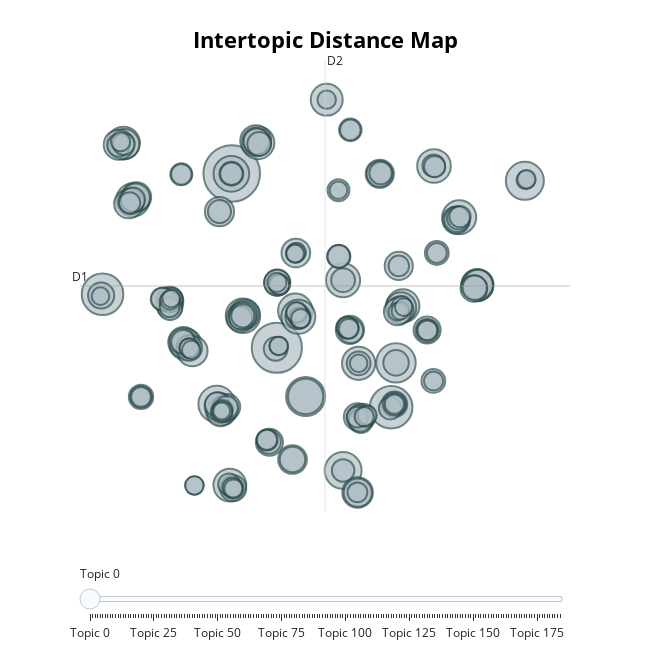

The code cell stored with this chart in its notebook:
### Code cell
#  VISUALIZATIONS
topic_model.visualize_topics()       # Cluster map

### Figure 1 — Plotly figure (JSON) as saved in the notebook; plotly's stock layout.template omitted (floating-point values rounded to 4 significant figures; data arrays with more than 128 entries replaced by an {"elided": "..."} marker saying what was removed)
{"data": [{"customdata": {"elided": "185x3 mixed values"}, "hovertemplate": "<b>Topic %{customdata[0]}</b><br>%{customdata[1]}<br>Size: %{customdata[2]}", "legendgroup": "", "marker": {"color": "#B0BEC5", "line": {"color": "DarkSlateGrey", "width": 2}, "size": {"elided": "185 int values"}, "sizemode": "area", "sizeref": 0.07062, "symbol": "circle"}, "mode": "markers", "name": "", "orientation": "v", "showlegend": false, "type": "scatter", "x": {"elided": "185 float values"}, "xaxis": "x", "y": {"elided": "185 float values"}, "yaxis": "y"}], "layout": {"annotations": [{"showarrow": false, "text": "D1", "x": -11.77, "y": 6.153, "yshift": 10}, {"showarrow": false, "text": "D2", "x": 6.62, "xshift": 10, "y": 23.99}], "height": 650, "hoverlabel": {"bgcolor": "white", "font": {"family": "Rockwell", "size": 16}}, "legend": {"itemsizing": "constant", "tracegroupgap": 0}, "margin": {"t": 60}, "shapes": [{"line": {"color": "#CFD8DC", "width": 2}, "type": "line", "x0": 6.62, "x1": 6.62, "y0": -11.68, "y1": 23.99}, {"line": {"color": "#9E9E9E", "width": 2}, "type": "line", "x0": -11.77, "x1": 25.01, "y0": 6.153, "y1": 6.153}], "sliders": [{"active": 0, "pad": {"t": 50}, "steps": [{"args": [{"marker.color": {"elided": "1x185 str values"}}], "label": "Topic 0", "method": "update"}, {"args": [{"marker.color": {"elided": "1x185 str values"}}], "label": "Topic 1", "method": "update"}, {"args": [{"marker.color": {"elided": "1x185 str values"}}], "label": "Topic 2", "method": "update"}, {"args": [{"marker.color": {"elided": "1x185 str values"}}], "label": "Topic 3", "method": "update"}, {"args": [{"marker.color": {"elided": "1x185 str values"}}], "label": "Topic 4", "method": "update"}, {"args": [{"marker.color": {"elided": "1x185 str values"}}], "label": "Topic 5", "method": "update"}, {"args": [{"marker.color": {"elided": "1x185 str values"}}], "label": "Topic 6", "method": "update"}, {"args": [{"marker.color": {"elided": "1x185 str values"}}], "label": "Topic 7", "method": "update"}, {"args": [{"marker.color": {"elided": "1x185 str values"}}], "label": "Topic 8", "method": "update"}, {"args": [{"marker.color": {"elided": "1x185 str values"}}], "label": "Topic 9", "method": "update"}, {"args": [{"marker.color": {"elided": "1x185 str values"}}], "label": "Topic 10", "method": "update"}, {"args": [{"marker.color": {"elided": "1x185 str values"}}], "label": "Topic 11", "method": "update"}, {"args": [{"marker.color": {"elided": "1x185 str values"}}], "label": "Topic 12", "method": "update"}, {"args": [{"marker.color": {"elided": "1x185 str values"}}], "label": "Topic 13", "method": "update"}, {"args": [{"marker.color": {"elided": "1x185 str values"}}], "label": "Topic 14", "method": "update"}, {"args": [{"marker.color": {"elided": "1x185 str values"}}], "label": "Topic 15", "method": "update"}, {"args": [{"marker.color": {"elided": "1x185 str values"}}], "label": "Topic 16", "method": "update"}, {"args": [{"marker.color": {"elided": "1x185 str values"}}], "label": "Topic 17", "method": "update"}, {"args": [{"marker.color": {"elided": "1x185 str values"}}], "label": "Topic 18", "method": "update"}, {"args": [{"marker.color": {"elided": "1x185 str values"}}], "label": "Topic 19", "method": "update"}, {"args": [{"marker.color": {"elided": "1x185 str values"}}], "label": "Topic 20", "method": "update"}, {"args": [{"marker.color": {"elided": "1x185 str values"}}], "label": "Topic 21", "method": "update"}, {"args": [{"marker.color": {"elided": "1x185 str values"}}], "label": "Topic 22", "method": "update"}, {"args": [{"marker.color": {"elided": "1x185 str values"}}], "label": "Topic 23", "method": "update"}, {"args": [{"marker.color": {"elided": "1x185 str values"}}], "label": "Topic 24", "method": "update"}, {"args": [{"marker.color": {"elided": "1x185 str values"}}], "label": "Topic 25", "method": "update"}, {"args": [{"marker.color": {"elided": "1x185 str values"}}], "label": "Topic 26", "method": "update"}, {"args": [{"marker.color": {"elided": "1x185 str values"}}], "label": "Topic 27", "method": "update"}, {"args": [{"marker.color": {"elided": "1x185 str values"}}], "label": "Topic 28", "method": "update"}, {"args": [{"marker.color": {"elided": "1x185 str values"}}], "label": "Topic 29", "method": "update"}, {"args": [{"marker.color": {"elided": "1x185 str values"}}], "label": "Topic 30", "method": "update"}, {"args": [{"marker.color": {"elided": "1x185 str values"}}], "label": "Topic 31", "method": "update"}, {"args": [{"marker.color": {"elided": "1x185 str values"}}], "label": "Topic 32", "method": "update"}, {"args": [{"marker.color": {"elided": "1x185 str values"}}], "label": "Topic 33", "method": "update"}, {"args": [{"marker.color": {"elided": "1x185 str values"}}], "label": "Topic 34", "method": "update"}, {"args": [{"marker.color": {"elided": "1x185 str values"}}], "label": "Topic 35", "method": "update"}, {"args": [{"marker.color": {"elided": "1x185 str values"}}], "label": "Topic 36", "method": "update"}, {"args": [{"marker.color": {"elided": "1x185 str values"}}], "label": "Topic 37", "method": "update"}, {"args": [{"marker.color": {"elided": "1x185 str values"}}], "label": "Topic 38", "method": "update"}, {"args": [{"marker.color": {"elided": "1x185 str values"}}], "label": "Topic 39", "method": "update"}, {"args": [{"marker.color": {"elided": "1x185 str values"}}], "label": "Topic 40", "method": "update"}, {"args": [{"marker.color": {"elided": "1x185 str values"}}], "label": "Topic 41", "method": "update"}, {"args": [{"marker.color": {"elided": "1x185 str values"}}], "label": "Topic 42", "method": "update"}, {"args": [{"marker.color": {"elided": "1x185 str values"}}], "label": "Topic 43", "method": "update"}, {"args": [{"marker.color": {"elided": "1x185 str values"}}], "label": "Topic 44", "method": "update"}, {"args": [{"marker.color": {"elided": "1x185 str values"}}], "label": "Topic 45", "method": "update"}, {"args": [{"marker.color": {"elided": "1x185 str values"}}], "label": "Topic 46", "method": "update"}, {"args": [{"marker.color": {"elided": "1x185 str values"}}], "label": "Topic 47", "method": "update"}, {"args": [{"marker.color": {"elided": "1x185 str values"}}], "label": "Topic 48", "method": "update"}, {"args": [{"marker.color": {"elided": "1x185 str values"}}], "label": "Topic 49", "method": "update"}, {"args": [{"marker.color": {"elided": "1x185 str values"}}], "label": "Topic 50", "method": "update"}, {"args": [{"marker.color": {"elided": "1x185 str values"}}], "label": "Topic 51", "method": "update"}, {"args": [{"marker.color": {"elided": "1x185 str values"}}], "label": "Topic 52", "method": "update"}, {"args": [{"marker.color": {"elided": "1x185 str values"}}], "label": "Topic 53", "method": "update"}, {"args": [{"marker.color": {"elided": "1x185 str values"}}], "label": "Topic 54", "method": "update"}, {"args": [{"marker.color": {"elided": "1x185 str values"}}], "label": "Topic 55", "method": "update"}, {"args": [{"marker.color": {"elided": "1x185 str values"}}], "label": "Topic 56", "method": "update"}, {"args": [{"marker.color": {"elided": "1x185 str values"}}], "label": "Topic 57", "method": "update"}, {"args": [{"marker.color": {"elided": "1x185 str values"}}], "label": "Topic 58", "method": "update"}, {"args": [{"marker.color": {"elided": "1x185 str values"}}], "label": "Topic 59", "method": "update"}, {"args": [{"marker.color": {"elided": "1x185 str values"}}], "label": "Topic 60", "method": "update"}, {"args": [{"marker.color": {"elided": "1x185 str values"}}], "label": "Topic 61", "method": "update"}, {"args": [{"marker.color": {"elided": "1x185 str values"}}], "label": "Topic 62", "method": "update"}, {"args": [{"marker.color": {"elided": "1x185 str values"}}], "label": "Topic 63", "method": "update"}, {"args": [{"marker.color": {"elided": "1x185 str values"}}], "label": "Topic 64", "method": "update"}, {"args": [{"marker.color": {"elided": "1x185 str values"}}], "label": "Topic 65", "method": "update"}, {"args": [{"marker.color": {"elided": "1x185 str values"}}], "label": "Topic 66", "method": "update"}, {"args": [{"marker.color": {"elided": "1x185 str values"}}], "label": "Topic 67", "method": "update"}, {"args": [{"marker.color": {"elided": "1x185 str values"}}], "label": "Topic 68", "method": "update"}, {"args": [{"marker.color": {"elided": "1x185 str values"}}], "label": "Topic 69", "method": "update"}, {"args": [{"marker.color": {"elided": "1x185 str values"}}], "label": "Topic 70", "method": "update"}, {"args": [{"marker.color": {"elided": "1x185 str values"}}], "label": "Topic 71", "method": "update"}, {"args": [{"marker.color": {"elided": "1x185 str values"}}], "label": "Topic 72", "method": "update"}, {"args": [{"marker.color": {"elided": "1x185 str values"}}], "label": "Topic 73", "method": "update"}, {"args": [{"marker.color": {"elided": "1x185 str values"}}], "label": "Topic 74", "method": "update"}, {"args": [{"marker.color": {"elided": "1x185 str values"}}], "label": "Topic 75", "method": "update"}, {"args": [{"marker.color": {"elided": "1x185 str values"}}], "label": "Topic 76", "method": "update"}, {"args": [{"marker.color": {"elided": "1x185 str values"}}], "label": "Topic 77", "method": "update"}, {"args": [{"marker.color": {"elided": "1x185 str values"}}], "label": "Topic 78", "method": "update"}, {"args": [{"marker.color": {"elided": "1x185 str values"}}], "label": "Topic 79", "method": "update"}, {"args": [{"marker.color": {"elided": "1x185 str values"}}], "label": "Topic 80", "method": "update"}, {"args": [{"marker.color": {"elided": "1x185 str values"}}], "label": "Topic 81", "method": "update"}, {"args": [{"marker.color": {"elided": "1x185 str values"}}], "label": "Topic 82", "method": "update"}, {"args": [{"marker.color": {"elided": "1x185 str values"}}], "label": "Topic 83", "method": "update"}, {"args": [{"marker.color": {"elided": "1x185 str values"}}], "label": "Topic 84", "method": "update"}, {"args": [{"marker.color": {"elided": "1x185 str values"}}], "label": "Topic 85", "method": "update"}, {"args": [{"marker.color": {"elided": "1x185 str values"}}], "label": "Topic 86", "method": "update"}, {"args": [{"marker.color": {"elided": "1x185 str values"}}], "label": "Topic 87", "method": "update"}, {"args": [{"marker.color": {"elided": "1x185 str values"}}], "label": "Topic 88", "method": "update"}, {"args": [{"marker.color": {"elided": "1x185 str values"}}], "label": "Topic 89", "method": "update"}, {"args": [{"marker.color": {"elided": "1x185 str values"}}], "label": "Topic 90", "method": "update"}, {"args": [{"marker.color": {"elided": "1x185 str values"}}], "label": "Topic 91", "method": "update"}, {"args": [{"marker.color": {"elided": "1x185 str values"}}], "label": "Topic 92", "method": "update"}, {"args": [{"marker.color": {"elided": "1x185 str values"}}], "label": "Topic 93", "method": "update"}, {"args": [{"marker.color": {"elided": "1x185 str values"}}], "label": "Topic 94", "method": "update"}, {"args": [{"marker.color": {"elided": "1x185 str values"}}], "label": "Topic 95", "method": "update"}, {"args": [{"marker.color": {"elided": "1x185 str values"}}], "label": "Topic 96", "method": "update"}, {"args": [{"marker.color": {"elided": "1x185 str values"}}], "label": "Topic 97", "method": "update"}, {"args": [{"marker.color": {"elided": "1x185 str values"}}], "label": "Topic 98", "method": "update"}, {"args": [{"marker.color": {"elided": "1x185 str values"}}], "label": "Topic 99", "method": "update"}, {"args": [{"marker.color": {"elided": "1x185 str values"}}], "label": "Topic 100", "method": "update"}, {"args": [{"marker.color": {"elided": "1x185 str values"}}], "label": "Topic 101", "method": "update"}, {"args": [{"marker.color": {"elided": "1x185 str values"}}], "label": "Topic 102", "method": "update"}, {"args": [{"marker.color": {"elided": "1x185 str values"}}], "label": "Topic 103", "method": "update"}, {"args": [{"marker.color": {"elided": "1x185 str values"}}], "label": "Topic 104", "method": "update"}, {"args": [{"marker.color": {"elided": "1x185 str values"}}], "label": "Topic 105", "method": "update"}, {"args": [{"marker.color": {"elided": "1x185 str values"}}], "label": "Topic 106", "method": "update"}, {"args": [{"marker.color": {"elided": "1x185 str values"}}], "label": "Topic 107", "method": "update"}, {"args": [{"marker.color": {"elided": "1x185 str values"}}], "label": "Topic 108", "method": "update"}, {"args": [{"marker.color": {"elided": "1x185 str values"}}], "label": "Topic 109", "method": "update"}, {"args": [{"marker.color": {"elided": "1x185 str values"}}], "label": "Topic 110", "method": "update"}, {"args": [{"marker.color": {"elided": "1x185 str values"}}], "label": "Topic 111", "method": "update"}, {"args": [{"marker.color": {"elided": "1x185 str values"}}], "label": "Topic 112", "method": "update"}, {"args": [{"marker.color": {"elided": "1x185 str values"}}], "label": "Topic 113", "method": "update"}, {"args": [{"marker.color": {"elided": "1x185 str values"}}], "label": "Topic 114", "method": "update"}, {"args": [{"marker.color": {"elided": "1x185 str values"}}], "label": "Topic 115", "method": "update"}, {"args": [{"marker.color": {"elided": "1x185 str values"}}], "label": "Topic 116", "method": "update"}, {"args": [{"marker.color": {"elided": "1x185 str values"}}], "label": "Topic 117", "method": "update"}, {"args": [{"marker.color": {"elided": "1x185 str values"}}], "label": "Topic 118", "method": "update"}, {"args": [{"marker.color": {"elided": "1x185 str values"}}], "label": "Topic 119", "method": "update"}, {"args": [{"marker.color": {"elided": "1x185 str values"}}], "label": "Topic 120", "method": "update"}, {"args": [{"marker.color": {"elided": "1x185 str values"}}], "label": "Topic 121", "method": "update"}, {"args": [{"marker.color": {"elided": "1x185 str values"}}], "label": "Topic 122", "method": "update"}, {"args": [{"marker.color": {"elided": "1x185 str values"}}], "label": "Topic 123", "method": "update"}, {"args": [{"marker.color": {"elided": "1x185 str values"}}], "label": "Topic 124", "method": "update"}, {"args": [{"marker.color": {"elided": "1x185 str values"}}], "label": "Topic 125", "method": "update"}, {"args": [{"marker.color": {"elided": "1x185 str values"}}], "label": "Topic 126", "method": "update"}, {"args": [{"marker.color": {"elided": "1x185 str values"}}], "label": "Topic 127", "method": "update"}, {"args": [{"marker.color": {"elided": "1x185 str values"}}], "label": "Topic 128", "method": "update"}, {"args": [{"marker.color": {"elided": "1x185 str values"}}], "label": "Topic 129", "method": "update"}, {"args": [{"marker.color": {"elided": "1x185 str values"}}], "label": "Topic 130", "method": "update"}, {"args": [{"marker.color": {"elided": "1x185 str values"}}], "label": "Topic 131", "method": "update"}, {"args": [{"marker.color": {"elided": "1x185 str values"}}], "label": "Topic 132", "method": "update"}, {"args": [{"marker.color": {"elided": "1x185 str values"}}], "label": "Topic 133", "method": "update"}, {"args": [{"marker.color": {"elided": "1x185 str values"}}], "label": "Topic 134", "method": "update"}, {"args": [{"marker.color": {"elided": "1x185 str values"}}], "label": "Topic 135", "method": "update"}, {"args": [{"marker.color": {"elided": "1x185 str values"}}], "label": "Topic 136", "method": "update"}, {"args": [{"marker.color": {"elided": "1x185 str values"}}], "label": "Topic 137", "method": "update"}, {"args": [{"marker.color": {"elided": "1x185 str values"}}], "label": "Topic 138", "method": "update"}, {"args": [{"marker.color": {"elided": "1x185 str values"}}], "label": "Topic 139", "method": "update"}, {"args": [{"marker.color": {"elided": "1x185 str values"}}], "label": "Topic 140", "method": "update"}, {"args": [{"marker.color": {"elided": "1x185 str values"}}], "label": "Topic 141", "method": "update"}, {"args": [{"marker.color": {"elided": "1x185 str values"}}], "label": "Topic 142", "method": "update"}, {"args": [{"marker.color": {"elided": "1x185 str values"}}], "label": "Topic 143", "method": "update"}, {"args": [{"marker.color": {"elided": "1x185 str values"}}], "label": "Topic 144", "method": "update"}, {"args": [{"marker.color": {"elided": "1x185 str values"}}], "label": "Topic 145", "method": "update"}, {"args": [{"marker.color": {"elided": "1x185 str values"}}], "label": "Topic 146", "method": "update"}, {"args": [{"marker.color": {"elided": "1x185 str values"}}], "label": "Topic 147", "method": "update"}, {"args": [{"marker.color": {"elided": "1x185 str values"}}], "label": "Topic 148", "method": "update"}, {"args": [{"marker.color": {"elided": "1x185 str values"}}], "label": "Topic 149", "method": "update"}, {"args": [{"marker.color": {"elided": "1x185 str values"}}], "label": "Topic 150", "method": "update"}, {"args": [{"marker.color": {"elided": "1x185 str values"}}], "label": "Topic 151", "method": "update"}, {"args": [{"marker.color": {"elided": "1x185 str values"}}], "label": "Topic 152", "method": "update"}, {"args": [{"marker.color": {"elided": "1x185 str values"}}], "label": "Topic 153", "method": "update"}, {"args": [{"marker.color": {"elided": "1x185 str values"}}], "label": "Topic 154", "method": "update"}, {"args": [{"marker.color": {"elided": "1x185 str values"}}], "label": "Topic 155", "method": "update"}, {"args": [{"marker.color": {"elided": "1x185 str values"}}], "label": "Topic 156", "method": "update"}, {"args": [{"marker.color": {"elided": "1x185 str values"}}], "label": "Topic 157", "method": "update"}, {"args": [{"marker.color": {"elided": "1x185 str values"}}], "label": "Topic 158", "method": "update"}, {"args": [{"marker.color": {"elided": "1x185 str values"}}], "label": "Topic 159", "method": "update"}, {"args": [{"marker.color": {"elided": "1x185 str values"}}], "label": "Topic 160", "method": "update"}, {"args": [{"marker.color": {"elided": "1x185 str values"}}], "label": "Topic 161", "method": "update"}, {"args": [{"marker.color": {"elided": "1x185 str values"}}], "label": "Topic 162", "method": "update"}, {"args": [{"marker.color": {"elided": "1x185 str values"}}], "label": "Topic 163", "method": "update"}, {"args": [{"marker.color": {"elided": "1x185 str values"}}], "label": "Topic 164", "method": "update"}, {"args": [{"marker.color": {"elided": "1x185 str values"}}], "label": "Topic 165", "method": "update"}, {"args": [{"marker.color": {"elided": "1x185 str values"}}], "label": "Topic 166", "method": "update"}, {"args": [{"marker.color": {"elided": "1x185 str values"}}], "label": "Topic 167", "method": "update"}, {"args": [{"marker.color": {"elided": "1x185 str values"}}], "label": "Topic 168", "method": "update"}, {"args": [{"marker.color": {"elided": "1x185 str values"}}], "label": "Topic 169", "method": "update"}, {"args": [{"marker.color": {"elided": "1x185 str values"}}], "label": "Topic 170", "method": "update"}, {"args": [{"marker.color": {"elided": "1x185 str values"}}], "label": "Topic 171", "method": "update"}, {"args": [{"marker.color": {"elided": "1x185 str values"}}], "label": "Topic 172", "method": "update"}, {"args": [{"marker.color": {"elided": "1x185 str values"}}], "label": "Topic 173", "method": "update"}, {"args": [{"marker.color": {"elided": "1x185 str values"}}], "label": "Topic 174", "method": "update"}, {"args": [{"marker.color": {"elided": "1x185 str values"}}], "label": "Topic 175", "method": "update"}, {"args": [{"marker.color": {"elided": "1x185 str values"}}], "label": "Topic 176", "method": "update"}, {"args": [{"marker.color": {"elided": "1x185 str values"}}], "label": "Topic 177", "method": "update"}, {"args": [{"marker.color": {"elided": "1x185 str values"}}], "label": "Topic 178", "method": "update"}, {"args": [{"marker.color": {"elided": "1x185 str values"}}], "label": "Topic 179", "method": "update"}, {"args": [{"marker.color": {"elided": "1x185 str values"}}], "label": "Topic 180", "method": "update"}, {"args": [{"marker.color": {"elided": "1x185 str values"}}], "label": "Topic 181", "method": "update"}, {"args": [{"marker.color": {"elided": "1x185 str values"}}], "label": "Topic 182", "method": "update"}, {"args": [{"marker.color": {"elided": "1x185 str values"}}], "label": "Topic 183", "method": "update"}, {"args": [{"marker.color": {"elided": "1x185 str values"}}], "label": "Topic 184", "method": "update"}]}], "title": {"font": {"color": "Black", "size": 22}, "text": "<b>Intertopic Distance Map</b>", "x": 0.5, "xanchor": "center", "y": 0.95, "yanchor": "top"}, "width": 650, "xaxis": {"anchor": "y", "domain": [0, 1], "range": [-11.77, 25.01], "title": {"text": ""}, "visible": false}, "yaxis": {"anchor": "x", "domain": [0, 1], "range": [-11.68, 23.99], "title": {"text": ""}, "visible": false}}}
